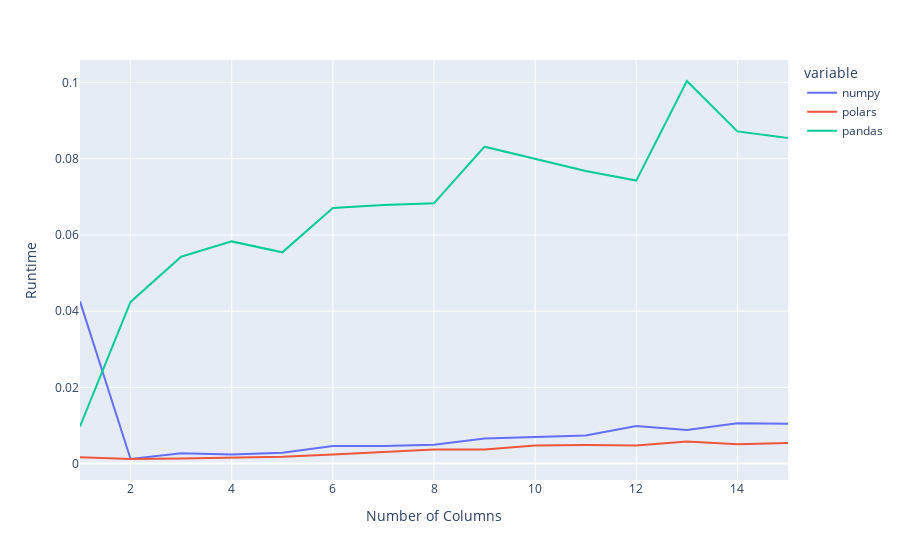

Here is the notebook cell this chart was saved with:
### Code cell
data = pd.DataFrame(scaling_of_time).T
fig = px.line(
  data, 
  labels=dict(
    index="Number of Columns", 
    value="Runtime")
)
fig.show()

### Figure 1 — Plotly figure (JSON) as saved in the notebook; plotly's stock layout.template omitted (floating-point values rounded to 4 significant figures)
{"data": [{"hovertemplate": "variable=numpy<br>Number of Columns=%{x}<br>Runtime=%{y}<extra></extra>", "legendgroup": "numpy", "line": {"color": "#636efa", "dash": "solid"}, "marker": {"symbol": "circle"}, "mode": "lines", "name": "numpy", "orientation": "v", "showlegend": true, "type": "scatter", "x": [1, 2, 3, 4, 5, 6, 7, 8, 9, 10, 11, 12, 13, 14, 15], "xaxis": "x", "y": [0.04257, 0.001217, 0.002686, 0.002381, 0.002844, 0.00463, 0.004606, 0.00495, 0.006569, 0.006922, 0.007345, 0.009869, 0.008829, 0.01061, 0.01044], "yaxis": "y"}, {"hovertemplate": "variable=polars<br>Number of Columns=%{x}<br>Runtime=%{y}<extra></extra>", "legendgroup": "polars", "line": {"color": "#EF553B", "dash": "solid"}, "marker": {"symbol": "circle"}, "mode": "lines", "name": "polars", "orientation": "v", "showlegend": true, "type": "scatter", "x": [1, 2, 3, 4, 5, 6, 7, 8, 9, 10, 11, 12, 13, 14, 15], "xaxis": "x", "y": [0.001692, 0.001203, 0.001355, 0.001517, 0.001811, 0.00238, 0.002939, 0.003693, 0.003667, 0.00476, 0.004873, 0.004738, 0.005795, 0.005054, 0.005394], "yaxis": "y"}, {"hovertemplate": "variable=pandas<br>Number of Columns=%{x}<br>Runtime=%{y}<extra></extra>", "legendgroup": "pandas", "line": {"color": "#00cc96", "dash": "solid"}, "marker": {"symbol": "circle"}, "mode": "lines", "name": "pandas", "orientation": "v", "showlegend": true, "type": "scatter", "x": [1, 2, 3, 4, 5, 6, 7, 8, 9, 10, 11, 12, 13, 14, 15], "xaxis": "x", "y": [0.009751, 0.04242, 0.0543, 0.05831, 0.05545, 0.06705, 0.06787, 0.06833, 0.08317, 0.08003, 0.07681, 0.07427, 0.1004, 0.08718, 0.08546], "yaxis": "y"}], "layout": {"legend": {"title": {"text": "variable"}, "tracegroupgap": 0}, "margin": {"t": 60}, "xaxis": {"anchor": "y", "domain": [0.0, 1.0], "title": {"text": "Number of Columns"}}, "yaxis": {"anchor": "x", "domain": [0.0, 1.0], "title": {"text": "Runtime"}}}}
